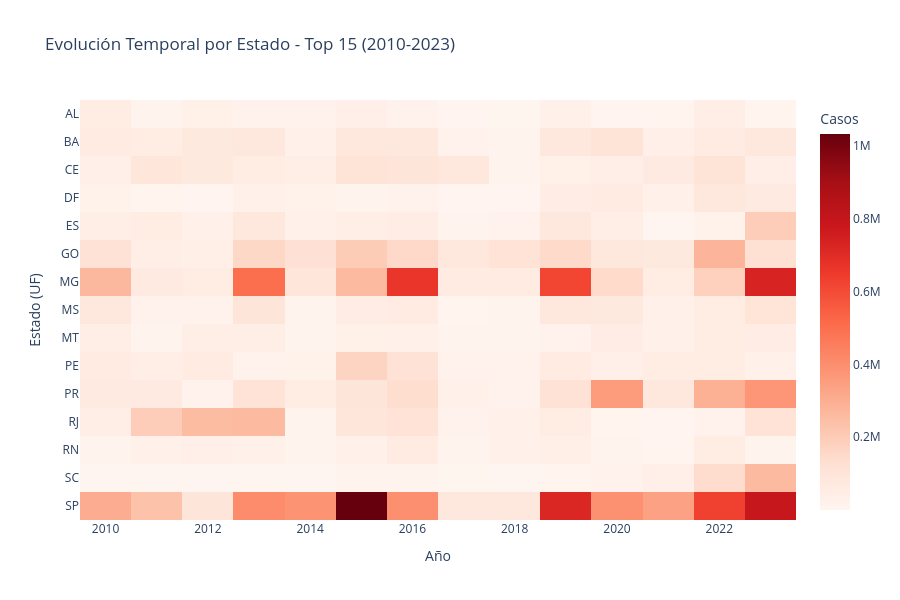

Notebook cell for this chart:
### Code cell
# Mapa de calor temporal: evolución por estado (período EDA)
top_estados_list = estado_stats.nlargest(15, 'casos_dengue_sum')['uf'].tolist()

heatmap_data = df_eda[df_eda['uf'].isin(top_estados_list)].pivot_table(
    values='casos_dengue', 
    index='uf', 
    columns='year', 
    aggfunc='sum',
    fill_value=0
)

fig = px.imshow(
    heatmap_data,
    labels=dict(x="Año", y="Estado (UF)", color="Casos"),
    title="Evolución Temporal por Estado - Top 15 (2010-2023)",
    color_continuous_scale='Reds',
    aspect='auto'
)

fig.update_layout(height=600)
fig.show()

### Figure 1 — Plotly figure (JSON) as saved in the notebook; plotly's stock layout.template omitted (floating-point values rounded to 4 significant figures; data arrays with more than 128 entries replaced by an {"elided": "..."} marker saying what was removed)
{"data": [{"coloraxis": "coloraxis", "hovertemplate": "Año: %{x}<br>Estado (UF): %{y}<br>Casos: %{z}<extra></extra>", "name": "0", "type": "heatmap", "x": [2010, 2011, 2012, 2013, 2014, 2015, 2016, 2017, 2018, 2019, 2020, 2021, 2022, 2023], "xaxis": "x", "y": ["AL", "BA", "CE", "DF", "ES", "GO", "MG", "MS", "MT", "PE", "PR", "RJ", "RN", "SC", "SP"], "yaxis": "y", "z": {"elided": "15x14 int values"}}], "layout": {"coloraxis": {"colorbar": {"title": {"text": "Casos"}}, "colorscale": [[0, "rgb(255,245,240)"], [0.125, "rgb(254,224,210)"], [0.25, "rgb(252,187,161)"], [0.375, "rgb(252,146,114)"], [0.5, "rgb(251,106,74)"], [0.625, "rgb(239,59,44)"], [0.75, "rgb(203,24,29)"], [0.875, "rgb(165,15,21)"], [1, "rgb(103,0,13)"]]}, "height": 600, "title": {"text": "Evolución Temporal por Estado - Top 15 (2010-2023)"}, "xaxis": {"anchor": "y", "domain": [0, 1], "title": {"text": "Año"}}, "yaxis": {"anchor": "x", "autorange": "reversed", "domain": [0, 1], "title": {"text": "Estado (UF)"}}}}
